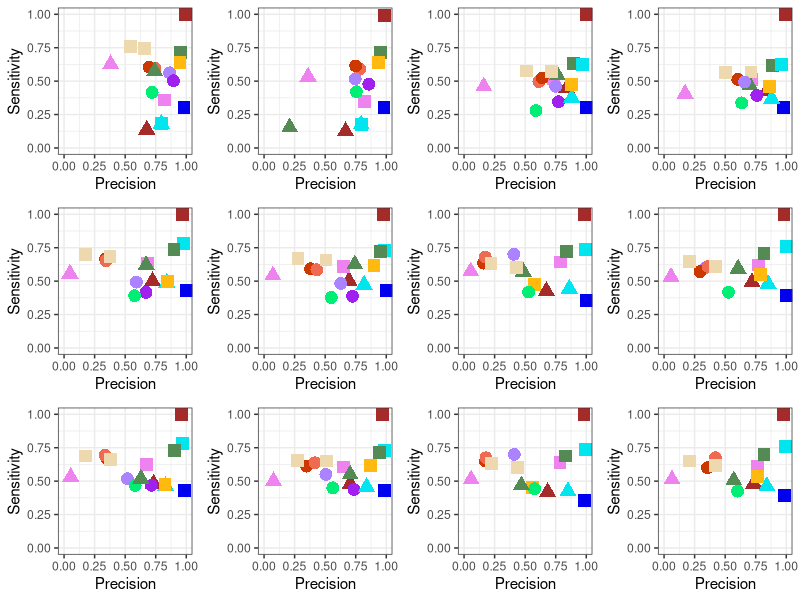

Reproduce this figure in R.
library(ggplot2)
library(ggrepel)
library(cowplot)

setwd("D:/Assembly-Benchmarking/Fig2-PrecisionSensitivity")

#sub150k
LSK114_chrIS <- read.csv("sub150k/LSK114_chrIS.csv", sep=",", header = T)
LSK114_chrIS$Sensitivity <- LSK114_chrIS$TP / (LSK114_chrIS$TP + LSK114_chrIS$FN )
LSK114_chrIS$Precision <- LSK114_chrIS$TP / (LSK114_chrIS$TP + LSK114_chrIS$FP )
PCS109_chrIS <- read.csv("sub150k/PCS109_chrIS.csv", sep=",", header = T)
PCS109_chrIS$Sensitivity <- PCS109_chrIS$TP / (PCS109_chrIS$TP + PCS109_chrIS$FN )
PCS109_chrIS$Precision <- PCS109_chrIS$TP / (PCS109_chrIS$TP + PCS109_chrIS$FP )
RNA002 <- read.csv("sub150k/RNA002_chrIS.csv", sep=",", header = T)
RNA002$Sensitivity <- RNA002$TP / (RNA002$TP + RNA002$FN )
RNA002$Precision <- RNA002$TP / (RNA002$TP + RNA002$FP )
RNA004 <- read.csv("sub150k/RNA004_chrIS.csv", sep=",", header = T)
RNA004$Sensitivity <- RNA004$TP / (RNA004$TP + RNA004$FN )
RNA004$Precision <- RNA004$TP / (RNA004$TP + RNA004$FP )
SQ3_LSK114_chrIS <- read.csv("sub150k/SQ3_LSK114_chrIS.csv", sep=",", header = T)
SQ3_LSK114_chrIS$Sensitivity <- SQ3_LSK114_chrIS$TP / (SQ3_LSK114_chrIS$TP + SQ3_LSK114_chrIS$FN )
SQ3_LSK114_chrIS$Precision <- SQ3_LSK114_chrIS$TP / (SQ3_LSK114_chrIS$TP + SQ3_LSK114_chrIS$FP )
SQ3_PCS109_chrIS <- read.csv("sub150k/SQ3_PCS109_chrIS.csv", sep=",", header = T)
SQ3_PCS109_chrIS$Sensitivity <- SQ3_PCS109_chrIS$TP / (SQ3_PCS109_chrIS$TP + SQ3_PCS109_chrIS$FN )
SQ3_PCS109_chrIS$Precision <- SQ3_PCS109_chrIS$TP / (SQ3_PCS109_chrIS$TP + SQ3_PCS109_chrIS$FP )
SQ3_RNA002 <- read.csv("sub150k/SQ3_RNA002_chrIS.csv", sep=",", header = T)
SQ3_RNA002$Sensitivity <- SQ3_RNA002$TP / (SQ3_RNA002$TP + SQ3_RNA002$FN )
SQ3_RNA002$Precision <- SQ3_RNA002$TP / (SQ3_RNA002$TP + SQ3_RNA002$FP )
SQ3_RNA004 <- read.csv("sub150k/SQ3_RNA004_chrIS.csv", sep=",", header = T)
SQ3_RNA004$Sensitivity <- SQ3_RNA004$TP / (SQ3_RNA004$TP + SQ3_RNA004$FN )
SQ3_RNA004$Precision <- SQ3_RNA004$TP / (SQ3_RNA004$TP + SQ3_RNA004$FP )

#sub40k
S40_GFF_chrIS <- read.csv("sub40k/chrIS-GFF-PrecisionSensitivity.csv", sep=",", header = T)
S40_GFF_chrIS$Sensitivity <- S40_GFF_chrIS$TP / (S40_GFF_chrIS$TP + S40_GFF_chrIS$FN )
S40_GFF_chrIS$Precision <- S40_GFF_chrIS$TP / (S40_GFF_chrIS$TP + S40_GFF_chrIS$FP )
S40_SQ3_chrIS <- read.csv("sub40k/chrIS-SQ3-PrecisionSensitivity.csv", sep=",", header = T)
S40_SQ3_chrIS$Sensitivity <- S40_SQ3_chrIS$TP / (S40_SQ3_chrIS$TP + S40_SQ3_chrIS$FN )
S40_SQ3_chrIS$Precision <- S40_SQ3_chrIS$TP / (S40_SQ3_chrIS$TP + S40_SQ3_chrIS$FP )
S40_SQ3_SIRV <- read.csv("sub40k/SIRV-SQ3-PrecisionSensitivity.csv", sep=",", header = T)
S40_SQ3_SIRV$Sensitivity <- S40_SQ3_SIRV$TP / (S40_SQ3_SIRV$TP + S40_SQ3_SIRV$FN )
S40_SQ3_SIRV$Precision <- S40_SQ3_SIRV$TP / (S40_SQ3_SIRV$TP + S40_SQ3_SIRV$FP )
S40_GFF_SIRV <- read.csv("sub40k/SIRV-GFF-PrecisionSensitivity.csv", sep=",", header = T)
S40_GFF_SIRV$Sensitivity <- S40_GFF_SIRV$TP / (S40_GFF_SIRV$TP + S40_GFF_SIRV$FN )
S40_GFF_SIRV$Precision <- S40_GFF_SIRV$TP / (S40_GFF_SIRV$TP + S40_GFF_SIRV$FP )


#Plot sub150k
chrIS_R9 <- ggplot(PCS109_chrIS, aes(fill=Tool,x=Precision, y=Sensitivity, label=Assembly)) + geom_point(aes(colour = Tool, shape = Method), size=4) + xlim(0,1) + ylim(0,1) + theme_bw() + scale_color_manual(values = c("Bambu" = "brown","FLAIR"="violet","isONclust"="mediumpurple1","isONclust2"="purple","isoQuant"="turquoise2","RATTLE"="springgreen2","RNAbloom"="coral2","RNAbloom2"="orangered3","Stringtie2"="palegreen4","TALON"="wheat2","FLAMES"="blue2","Mandalorion"="darkgoldenrod1")) 

chrIS_R10 <- ggplot(LSK114_chrIS, aes(fill=Tool,x=Precision, y=Sensitivity, label=Assembly)) + geom_point(aes(colour = Tool, shape = Method), size=4) + xlim(0,1) + ylim(0,1) + theme_bw() + scale_color_manual(values = c("Bambu" = "brown","FLAIR"="violet","isONclust"="mediumpurple1","isONclust2"="purple","isoQuant"="turquoise2","RATTLE"="springgreen2","RNAbloom"="coral2","RNAbloom2"="orangered3","Stringtie2"="palegreen4","TALON"="wheat2","FLAMES"="blue2","Mandalorion"="darkgoldenrod1")) 

chrIS_RNA002 <- ggplot(RNA002, aes(fill=Tool,x=Precision, y=Sensitivity, label=Assembly)) + geom_point(aes(colour = Tool, shape = Method), size=4) + xlim(0,1) + ylim(0,1) + theme_bw() + scale_color_manual(values = c("Bambu" = "brown","FLAIR"="violet","isONclust"="mediumpurple1","isONclust2"="purple","isoQuant"="turquoise2","RATTLE"="springgreen2","RNAbloom"="coral2","RNAbloom2"="orangered3","Stringtie2"="palegreen4","TALON"="wheat2","FLAMES"="blue2","Mandalorion"="darkgoldenrod1")) 

chrIS_RNA004 <- ggplot(RNA004, aes(fill=Tool,x=Precision, y=Sensitivity, label=Assembly)) + geom_point(aes(colour = Tool, shape = Method), size=4) + xlim(0,1) + ylim(0,1) + theme_bw() + scale_color_manual(values = c("Bambu" = "brown","FLAIR"="violet","isONclust"="mediumpurple1","isONclust2"="purple","isoQuant"="turquoise2","RATTLE"="springgreen2","RNAbloom"="coral2","RNAbloom2"="orangered3","Stringtie2"="palegreen4","TALON"="wheat2","FLAMES"="blue2","Mandalorion"="darkgoldenrod1")) 


SQ3_chrIS_R9 <- ggplot(SQ3_PCS109_chrIS, aes(fill=Tool,x=Precision, y=Sensitivity, label=Assembly)) + geom_point(aes(colour = Tool, shape = Method), size=4) + xlim(0,1) + ylim(0,1) + theme_bw() + scale_color_manual(values = c("Bambu" = "brown","FLAIR"="violet","isONclust"="mediumpurple1","isONclust2"="purple","isoQuant"="turquoise2","RATTLE"="springgreen2","RNAbloom"="coral2","RNAbloom2"="orangered3","Stringtie2"="palegreen4","TALON"="wheat2","FLAMES"="blue2","Mandalorion"="darkgoldenrod1")) 

SQ3_chrIS_R10 <- ggplot(SQ3_LSK114_chrIS, aes(fill=Tool,x=Precision, y=Sensitivity, label=Assembly)) + geom_point(aes(colour = Tool, shape = Method), size=4) + xlim(0,1) + ylim(0,1) + theme_bw() + scale_color_manual(values = c("Bambu" = "brown","FLAIR"="violet","isONclust"="mediumpurple1","isONclust2"="purple","isoQuant"="turquoise2","RATTLE"="springgreen2","RNAbloom"="coral2","RNAbloom2"="orangered3","Stringtie2"="palegreen4","TALON"="wheat2","FLAMES"="blue2","Mandalorion"="darkgoldenrod1")) 

SQ3_chrIS_RNA002 <- ggplot(SQ3_RNA002, aes(fill=Tool,x=Precision, y=Sensitivity, label=Assembly)) + geom_point(aes(colour = Tool, shape = Method), size=4) + xlim(0,1) + ylim(0,1) + theme_bw() + scale_color_manual(values = c("Bambu" = "brown","FLAIR"="violet","isONclust"="mediumpurple1","isONclust2"="purple","isoQuant"="turquoise2","RATTLE"="springgreen2","RNAbloom"="coral2","RNAbloom2"="orangered3","Stringtie2"="palegreen4","TALON"="wheat2","FLAMES"="blue2","Mandalorion"="darkgoldenrod1")) 

SQ3_chrIS_RNA004 <- ggplot(SQ3_RNA004, aes(fill=Tool,x=Precision, y=Sensitivity, label=Assembly)) + geom_point(aes(colour = Tool, shape = Method), size=4) + xlim(0,1) + ylim(0,1) + theme_bw() + scale_color_manual(values = c("Bambu" = "brown","FLAIR"="violet","isONclust"="mediumpurple1","isONclust2"="purple","isoQuant"="turquoise2","RATTLE"="springgreen2","RNAbloom"="coral2","RNAbloom2"="orangered3","Stringtie2"="palegreen4","TALON"="wheat2","FLAMES"="blue2","Mandalorion"="darkgoldenrod1")) 

#Plot sub40k
GFF_chrIS_plot <- ggplot(S40_GFF_chrIS, aes(fill=Tool,x=Precision, y=Sensitivity, label=Assembly)) + geom_point(aes(colour = Tool, shape = Method), size=4) + xlim(0,1) + ylim(0,1) + theme_bw() + scale_color_manual(values = c("Bambu" = "brown","FLAIR"="violet","isONclust"="mediumpurple1","isONclust2"="purple","isoQuant"="turquoise2","RATTLE"="springgreen2","RNAbloom"="coral2","RNAbloom2"="orangered3","Stringtie2"="palegreen4","TALON"="wheat2","FLAMES"="blue2","Mandalorion"="darkgoldenrod1"))
SQ3_chrIS_plot <- ggplot(S40_SQ3_chrIS, aes(fill=Tool,x=Precision, y=Sensitivity, label=Assembly)) + geom_point(aes(colour = Tool, shape = Method), size=4) + xlim(0,1) + ylim(0,1) + theme_bw() + scale_color_manual(values = c("Bambu" = "brown","FLAIR"="violet","isONclust"="mediumpurple1","isONclust2"="purple","isoQuant"="turquoise2","RATTLE"="springgreen2","RNAbloom"="coral2","RNAbloom2"="orangered3","Stringtie2"="palegreen4","TALON"="wheat2","FLAMES"="blue2","Mandalorion"="darkgoldenrod1"))
SQ3_SIRV_plot <- ggplot(S40_SQ3_SIRV, aes(fill=Tool,x=Precision, y=Sensitivity, label=Assembly)) + geom_point(aes(colour = Tool, shape = Method), size=4) + xlim(0,1) + ylim(0,1) + theme_bw() + scale_color_manual(values = c("Bambu" = "brown","FLAIR"="violet","isONclust"="mediumpurple1","isONclust2"="purple","isoQuant"="turquoise2","RATTLE"="springgreen2","RNAbloom"="coral2","RNAbloom2"="orangered3","Stringtie2"="palegreen4","TALON"="wheat2","FLAMES"="blue2","Mandalorion"="darkgoldenrod1"))
GFF_SIRV_plot <- ggplot(S40_GFF_SIRV, aes(fill=Tool,x=Precision, y=Sensitivity, label=Assembly)) + geom_point(aes(colour = Tool, shape = Method), size=4) + xlim(0,1) + ylim(0,1) + theme_bw() + scale_color_manual(values = c("Bambu" = "brown","FLAIR"="violet","isONclust"="mediumpurple1","isONclust2"="purple","isoQuant"="turquoise2","RATTLE"="springgreen2","RNAbloom"="coral2","RNAbloom2"="orangered3","Stringtie2"="palegreen4","TALON"="wheat2","FLAMES"="blue2","Mandalorion"="darkgoldenrod1"))



legend <- get_legend(chrIS_R9)
chrIS_R9 <- chrIS_R9 + theme(legend.position = "none")
chrIS_R10 <- chrIS_R10 + theme(legend.position = "none")
chrIS_RNA002 <- chrIS_RNA002 + theme(legend.position = "none")
chrIS_RNA004 <- chrIS_RNA004 + theme(legend.position = "none")
SQ3_chrIS_R9 <- SQ3_chrIS_R9 + theme(legend.position = "none")
SQ3_chrIS_R10 <- SQ3_chrIS_R10 + theme(legend.position = "none")
SQ3_chrIS_RNA002 <- SQ3_chrIS_RNA002 + theme(legend.position = "none")
SQ3_chrIS_RNA004 <- SQ3_chrIS_RNA004 + theme(legend.position = "none")
GFF_chrIS_plot <- GFF_chrIS_plot + theme(legend.position = "none")
SQ3_chrIS_plot <- SQ3_chrIS_plot + theme(legend.position = "none")
SQ3_SIRV_plot <- SQ3_SIRV_plot + theme(legend.position = "none")
GFF_SIRV_plot <- GFF_SIRV_plot + theme(legend.position = "none")


plot_grid(GFF_SIRV_plot,SQ3_SIRV_plot,GFF_chrIS_plot,SQ3_chrIS_plot,chrIS_R9,chrIS_R10,chrIS_RNA002,chrIS_RNA004,SQ3_chrIS_R9,SQ3_chrIS_R10,SQ3_chrIS_RNA002,SQ3_chrIS_RNA004, nrow = 3, rel_widths=c(6,6,6,6,6))

#pdf 13x9

